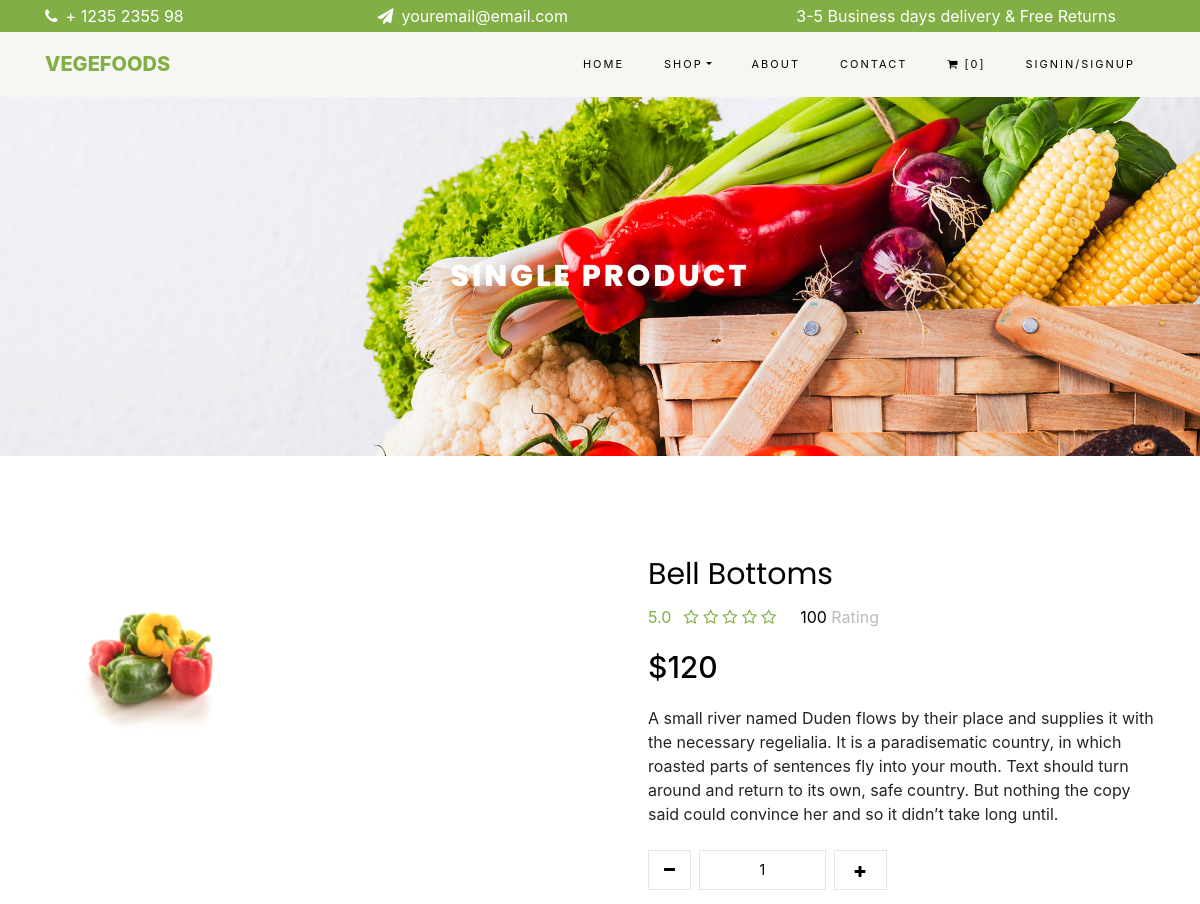
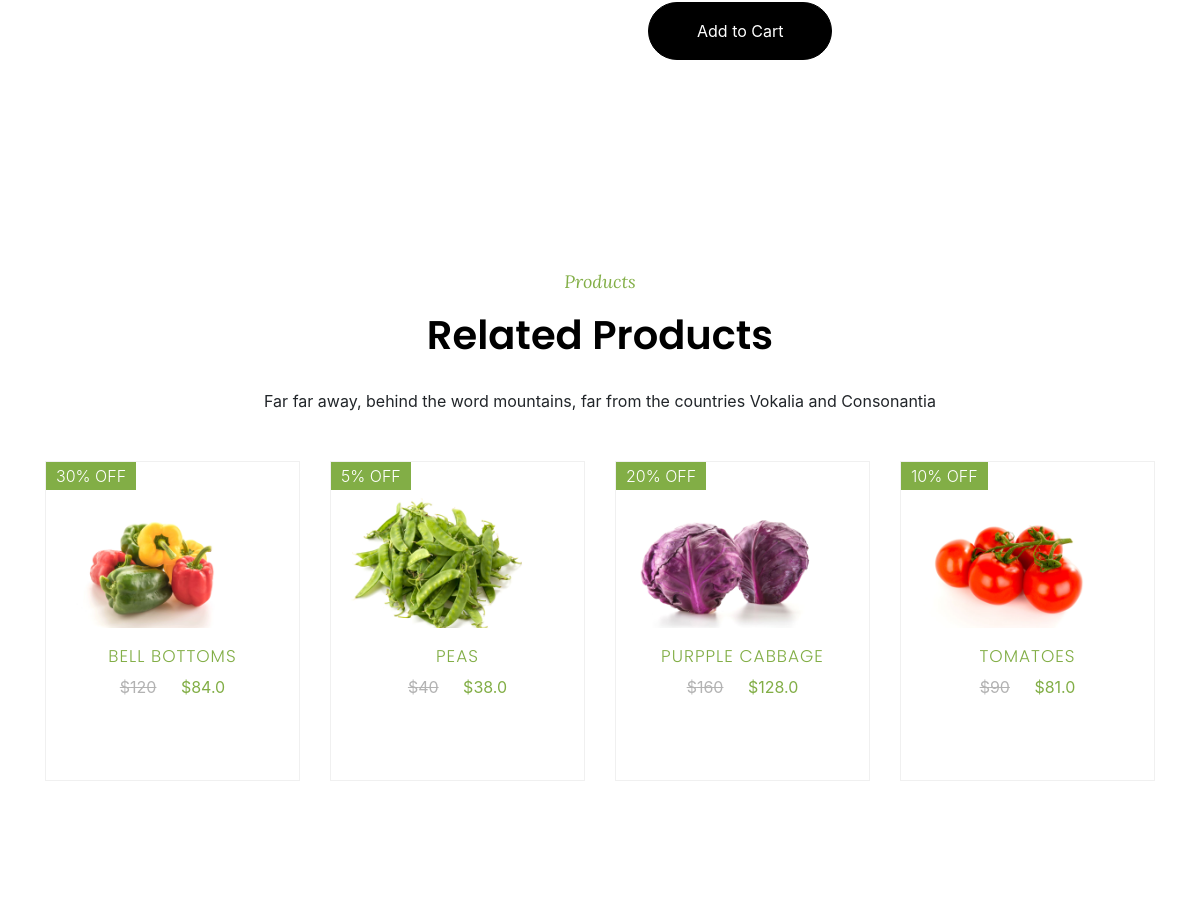
/shopitem/1 (upper part), run on an earlier commit of the app's database (2 pictures, top to bottom).
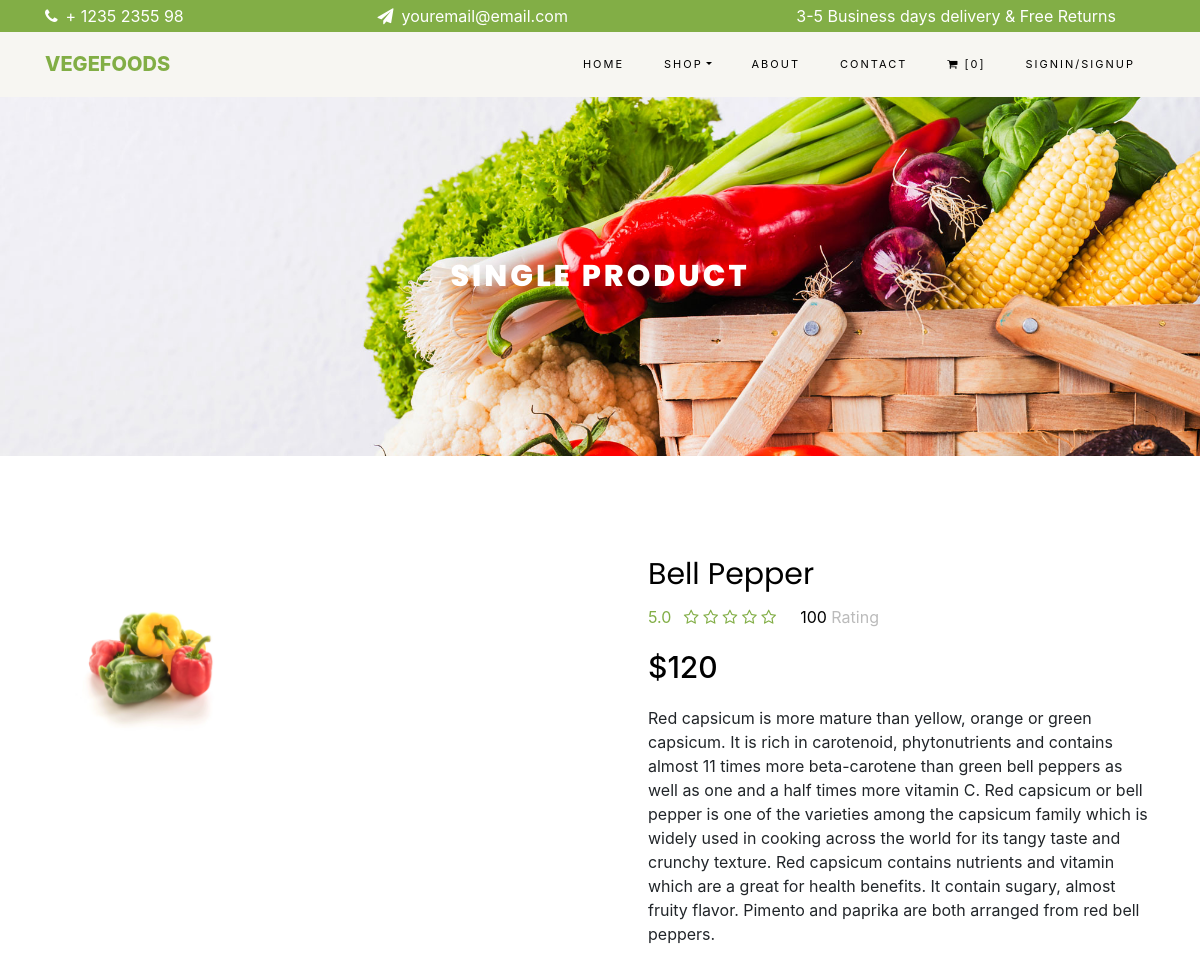
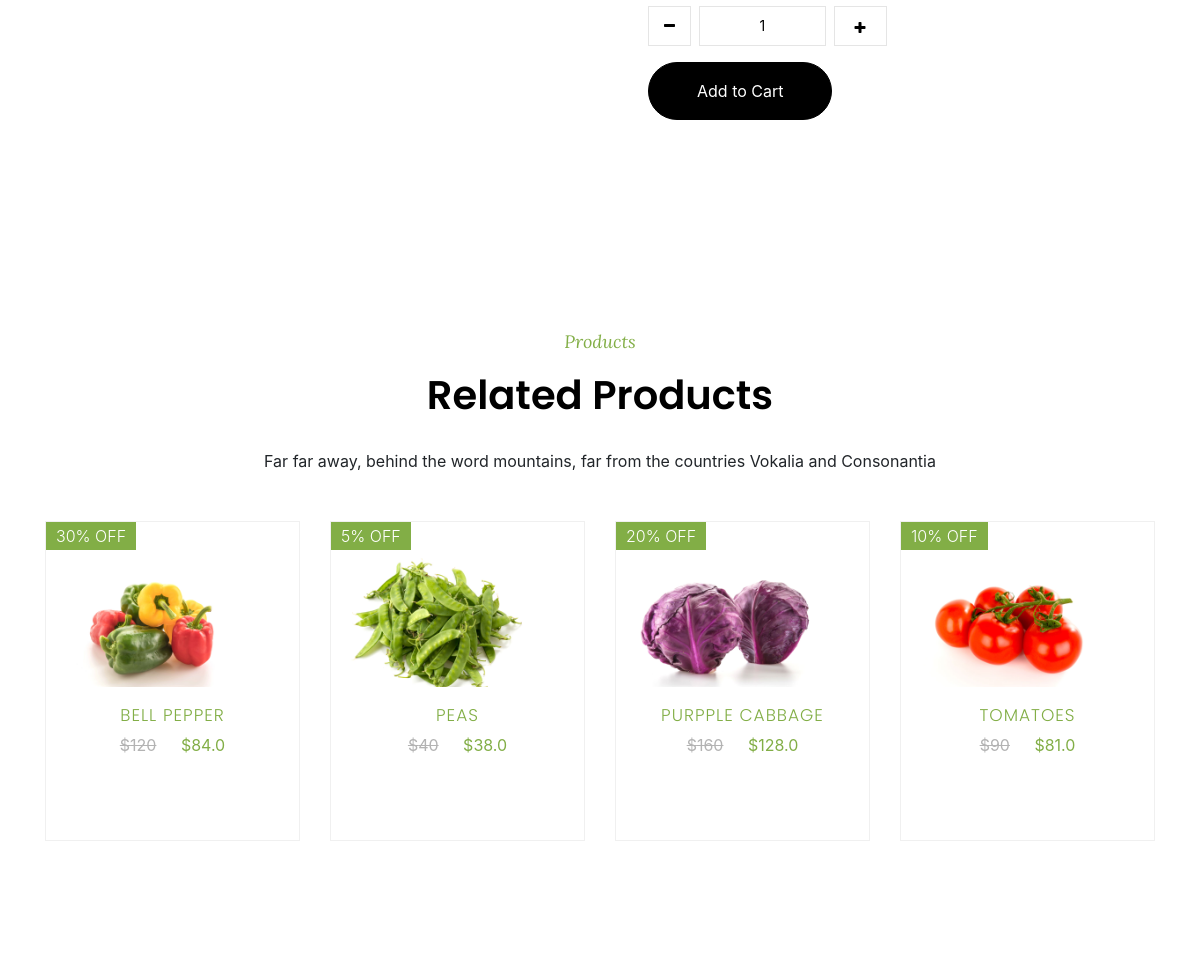
And on a later commit of the database (2 pictures, top to bottom).
### orderitems/models.py (models this page shows, shortened)
class items(models.Model):
    name = models.CharField(max_length=100)
    typeOf = models.CharField(max_length=1,choices=ItemTypes)
    price = models.IntegerField()
    offer = models.IntegerField(default = 0)
    image = models.ImageField(upload_to = "items",blank=True)
    dealOfTheDay = models.BooleanField()
    description  = models.CharField(max_length=1000,default="")
    def saleprice(self):
        if self.offer > 0:
            return self.price - (self.price * (self.offer / 100))
        else:
            return self.price
    def ItemTypeName(self):
        for item in ItemTypes:
            if item[0] == self.typeOf:
                return item[1].replace(" ","")

### orderitems/views.py (the view)
# urls.py: path('shopitem/<int:itemId>',views.selecteditem,name = 'shopitem'),
def selecteditem(request,itemId):
    if not request.session.get('cartItems'):
        request.session['cartItems'] = []
        request.session.set_expiry(0)
    item = items.objects.filter(id = itemId).first()
    relatedItems = items.objects.filter(typeOf = item.typeOf).all()[0:4]
    return render(request,'orderitems/singleProduct.html',{'selecteditem':item,'fooditems':relatedItems})

### orderitems/cartitemscount_contextprocessor.py (called while the page is built)
def cartItemsCount(request):
    cartItems = request.session.get('cartItems')
    if cartItems is not None:
        return {'cart_items_count':len(cartItems)}
    else:
        return {'cart_items_count':0}

### orderitems/templates/orderitems/singleProduct.html (shortened to what the changed rows need)
{% extends "base.html" %}
{% block base %}
{% load static %}
<div class="hero-wrap hero-bread" style="background-image: url('{% static 'media/bg_1.jpg' %}');">
    <div class="container">
        <div class="row no-gutters slider-text align-items-center justify-content-center">
            <div class="col-md-9 text-center fadeInUp co-animated">
                <h1 class="mb-0 bread">Single Product</h1>
            </div>
        </div>
    </div>
</div>
<section class="co-section">
    <div class="container">
        <div class="row">
            <div class="col-lg-6 mb-5 fadeInUp co-animated">
                <a href="{{selecteditem.image.url}}" class="image-popup">
                    <img src="{{selecteditem.image.url}}" class="img-fluid" alt="Colorlib Template">
                </a>
            </div>
            <div class="col-lg-6 product-details pl-md-5 fadeInUp co-animated">
                <h3>{{selecteditem.name}}</h3>
                <div class="rating d-flex">
                    <p class="text-left mr-4">
                    </p>
                    <p class="text-left mr-4">
                    </p>
                </div>
                <p class="price"><span>${{selecteditem.price}}</span></p>
                <p>{{selecteditem.description}}</p>
                <div class = "row mt-4">
                    <div class="input-group col-md-6 d-flex mb-3">
                    </div>
                </div>
                <p><a onclick="addOrRemoveItemToCart(event,'{{selecteditem.name}}','Add',Number(document.getElementById('quantity').value))" class="btn btn-black py-3 px-5">Add to Cart</a></p>
            </div>
        </div>
</section>
<section class="co-section">
    <div class = "container">
        <div class="row justify-content-center mb-3 pb-3">
            <div class="col-md-12 heading-section text-center fadeInUp co-animated">
                <h2 class="mb-4">Related Products</h2>
            </div>
        </div>
    </div>
    <div class = "container">
        <div class="row">
            {% for item in fooditems %}
                <div class="col-md-6 col-lg-3 fadeInUp co-animated shopItems {{item.ItemTypeName}}">
                    <div class="product">
                        <a href="{% url 'shopitem' item.id %}" class="img-prod">
                            <img class="img-fluid" src="{{ item.image.url }}" alt="Colorlib Template">
                            {% if item.offer > 0 %}
                            <span class="status">{{item.offer}}% OFF</span>
                            {% endif %}
                        </a>
                        <div class="text py-3 pb-4 px-3 text-center">
                            <h3><a href="{% url 'shopitem' item.id %}">{{item.name}}</a></h3>
                            <div class="d-flex">
                                <div class="pricing">
                                    <p class="price">
                                    {% if item.offer > 0 %}
                                        <span class="mr-2 price-dc">${{item.price}}</span>
                                        <span class="price-sale">${{item.saleprice}}</span>
                                    {% else %}
                                        <span class="price-sale no-offer">${{item.saleprice}}</span>
                                    {% endif %}
                                    </p>
                                </div>
                            </div>
                        </div>
                    </div>
                </div>
            {% endfor %}
        </div>
    </div>
</section>
{% endblock %}

What changed in the data, as far as the page shows it:
changed items: name "Bell Bottoms" → "Bell Pepper"; description "A small river named Duden flows by their place and supplies it with the necessary regelialia. It is a paradisematic country, in which roasted parts of sentences fly into your mouth. Text should turn around and return to its own, safe country. But nothing the copy said could convince her and so it didn’t take long until." → "Red capsicum is more mature than yellow, orange or green capsicum. It is rich in carotenoid, phytonutrients and contains almost 11 times more beta-carotene than green bell peppers as well as one and a half times more vitamin C. Red capsicum or bell pepper is one of the varieties among the capsicum family which is widely used in cooking across the world for its tangy taste and crunchy texture. Red capsicum contains nutrients and vitamin which are a great for health benefits. It contain sugary, almost fruity flavor. Pimento and paprika are both arranged from red bell peppers."; name "BELL BOTTOMS" → "BELL PEPPER"
